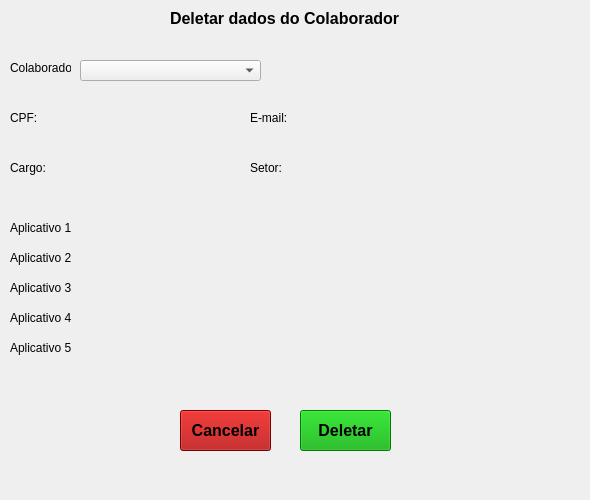
<?xml version="1.0" encoding="UTF-8"?>
<ui version="4.0">
 <class>MainWindow</class>
 <widget class="QMainWindow" name="MainWindow">
  <property name="geometry">
   <rect>
    <x>0</x>
    <y>0</y>
    <width>590</width>
    <height>500</height>
   </rect>
  </property>
  <property name="minimumSize">
   <size>
    <width>590</width>
    <height>500</height>
   </size>
  </property>
  <property name="maximumSize">
   <size>
    <width>590</width>
    <height>500</height>
   </size>
  </property>
  <property name="windowTitle">
   <string>Deletar</string>
  </property>
  <property name="documentMode">
   <bool>false</bool>
  </property>
  <widget class="QWidget" name="centralwidget">
   <widget class="QComboBox" name="comboBox">
    <property name="geometry">
     <rect>
      <x>80</x>
      <y>60</y>
      <width>181</width>
      <height>21</height>
     </rect>
    </property>
    <property name="editable">
     <bool>false</bool>
    </property>
    <property name="insertPolicy">
     <enum>QComboBox::InsertAlphabetically</enum>
    </property>
    <item>
     <property name="text">
      <string/>
     </property>
    </item>
   </widget>
   <widget class="QLabel" name="label_title">
    <property name="geometry">
     <rect>
      <x>170</x>
      <y>10</y>
      <width>251</width>
      <height>16</height>
     </rect>
    </property>
    <property name="font">
     <font>
      <pointsize>12</pointsize>
      <weight>75</weight>
      <bold>true</bold>
     </font>
    </property>
    <property name="text">
     <string>Deletar dados do Colaborador</string>
    </property>
   </widget>
   <widget class="QLabel" name="label_colab">
    <property name="geometry">
     <rect>
      <x>10</x>
      <y>60</y>
      <width>61</width>
      <height>16</height>
     </rect>
    </property>
    <property name="text">
     <string>Colaborador:</string>
    </property>
   </widget>
   <widget class="QLabel" name="label_cpf">
    <property name="geometry">
     <rect>
      <x>10</x>
      <y>110</y>
      <width>31</width>
      <height>16</height>
     </rect>
    </property>
    <property name="text">
     <string>CPF:</string>
    </property>
   </widget>
   <widget class="QLabel" name="label_email">
    <property name="geometry">
     <rect>
      <x>250</x>
      <y>110</y>
      <width>41</width>
      <height>16</height>
     </rect>
    </property>
    <property name="text">
     <string>E-mail:</string>
    </property>
   </widget>
   <widget class="QLabel" name="label_app1">
    <property name="geometry">
     <rect>
      <x>10</x>
      <y>220</y>
      <width>61</width>
      <height>16</height>
     </rect>
    </property>
    <property name="text">
     <string>Aplicativo 1:</string>
    </property>
   </widget>
   <widget class="QLabel" name="label_cargo">
    <property name="geometry">
     <rect>
      <x>10</x>
      <y>160</y>
      <width>41</width>
      <height>16</height>
     </rect>
    </property>
    <property name="text">
     <string>Cargo:</string>
    </property>
   </widget>
   <widget class="QLabel" name="label_setor">
    <property name="geometry">
     <rect>
      <x>250</x>
      <y>160</y>
      <width>31</width>
      <height>16</height>
     </rect>
    </property>
    <property name="text">
     <string>Setor:</string>
    </property>
   </widget>
   <widget class="QLabel" name="label_app3">
    <property name="geometry">
     <rect>
      <x>10</x>
      <y>280</y>
      <width>61</width>
      <height>16</height>
     </rect>
    </property>
    <property name="text">
     <string>Aplicativo 3:</string>
    </property>
   </widget>
   <widget class="QLabel" name="label_app2">
    <property name="geometry">
     <rect>
      <x>10</x>
      <y>250</y>
      <width>61</width>
      <height>16</height>
     </rect>
    </property>
    <property name="text">
     <string>Aplicativo 2:</string>
    </property>
   </widget>
   <widget class="QLabel" name="label_app4">
    <property name="geometry">
     <rect>
      <x>10</x>
      <y>310</y>
      <width>61</width>
      <height>16</height>
     </rect>
    </property>
    <property name="text">
     <string>Aplicativo 4:</string>
    </property>
   </widget>
   <widget class="QLabel" name="label_app5">
    <property name="geometry">
     <rect>
      <x>10</x>
      <y>340</y>
      <width>61</width>
      <height>16</height>
     </rect>
    </property>
    <property name="text">
     <string>Aplicativo 5:</string>
    </property>
   </widget>
   <widget class="QLabel" name="output_cpf">
    <property name="geometry">
     <rect>
      <x>40</x>
      <y>110</y>
      <width>201</width>
      <height>16</height>
     </rect>
    </property>
    <property name="text">
     <string/>
    </property>
    <property name="alignment">
     <set>Qt::AlignLeading|Qt::AlignLeft|Qt::AlignVCenter</set>
    </property>
   </widget>
   <widget class="QLabel" name="output_cargo">
    <property name="geometry">
     <rect>
      <x>50</x>
      <y>160</y>
      <width>191</width>
      <height>20</height>
     </rect>
    </property>
    <property name="text">
     <string/>
    </property>
    <property name="alignment">
     <set>Qt::AlignLeading|Qt::AlignLeft|Qt::AlignVCenter</set>
    </property>
   </widget>
   <widget class="QLabel" name="output_setor">
    <property name="geometry">
     <rect>
      <x>290</x>
      <y>160</y>
      <width>191</width>
      <height>20</height>
     </rect>
    </property>
    <property name="text">
     <string/>
    </property>
    <property name="alignment">
     <set>Qt::AlignLeading|Qt::AlignLeft|Qt::AlignVCenter</set>
    </property>
   </widget>
   <widget class="QLabel" name="output_app1">
    <property name="geometry">
     <rect>
      <x>80</x>
      <y>220</y>
      <width>201</width>
      <height>16</height>
     </rect>
    </property>
    <property name="text">
     <string/>
    </property>
    <property name="alignment">
     <set>Qt::AlignLeading|Qt::AlignLeft|Qt::AlignVCenter</set>
    </property>
   </widget>
   <widget class="QLabel" name="output_app2">
    <property name="geometry">
     <rect>
      <x>80</x>
      <y>250</y>
      <width>201</width>
      <height>16</height>
     </rect>
    </property>
    <property name="text">
     <string/>
    </property>
    <property name="alignment">
     <set>Qt::AlignLeading|Qt::AlignLeft|Qt::AlignVCenter</set>
    </property>
   </widget>
   <widget class="QLabel" name="output_app3">
    <property name="geometry">
     <rect>
      <x>80</x>
      <y>280</y>
      <width>201</width>
      <height>16</height>
     </rect>
    </property>
    <property name="text">
     <string/>
    </property>
    <property name="alignment">
     <set>Qt::AlignLeading|Qt::AlignLeft|Qt::AlignVCenter</set>
    </property>
   </widget>
   <widget class="QLabel" name="output_app4">
    <property name="geometry">
     <rect>
      <x>80</x>
      <y>310</y>
      <width>201</width>
      <height>16</height>
     </rect>
    </property>
    <property name="text">
     <string/>
    </property>
    <property name="alignment">
     <set>Qt::AlignLeading|Qt::AlignLeft|Qt::AlignVCenter</set>
    </property>
   </widget>
   <widget class="QLabel" name="output_app5">
    <property name="geometry">
     <rect>
      <x>80</x>
      <y>340</y>
      <width>201</width>
      <height>16</height>
     </rect>
    </property>
    <property name="text">
     <string/>
    </property>
    <property name="alignment">
     <set>Qt::AlignLeading|Qt::AlignLeft|Qt::AlignVCenter</set>
    </property>
   </widget>
   <widget class="QLabel" name="output_email">
    <property name="geometry">
     <rect>
      <x>290</x>
      <y>110</y>
      <width>281</width>
      <height>20</height>
     </rect>
    </property>
    <property name="text">
     <string/>
    </property>
    <property name="alignment">
     <set>Qt::AlignLeading|Qt::AlignLeft|Qt::AlignVCenter</set>
    </property>
   </widget>
   <widget class="QPushButton" name="btn_cancel">
    <property name="geometry">
     <rect>
      <x>180</x>
      <y>410</y>
      <width>91</width>
      <height>41</height>
     </rect>
    </property>
    <property name="font">
     <font>
      <pointsize>12</pointsize>
      <weight>75</weight>
      <bold>true</bold>
     </font>
    </property>
    <property name="styleSheet">
     <string notr="true">QPushButton{
	
	background-color: rgb(170, 0, 0);
}
QPushButton:hover{
	background-color: rgb(255, 0, 0);
}</string>
    </property>
    <property name="text">
     <string>Cancelar</string>
    </property>
   </widget>
   <widget class="QPushButton" name="btn_delete">
    <property name="geometry">
     <rect>
      <x>300</x>
      <y>410</y>
      <width>91</width>
      <height>41</height>
     </rect>
    </property>
    <property name="font">
     <font>
      <pointsize>12</pointsize>
      <weight>75</weight>
      <bold>true</bold>
     </font>
    </property>
    <property name="styleSheet">
     <string notr="true">QPushButton{
	
	background-color: rgb(0, 170, 0);
}
QPushButton:hover{
	
	background-color: rgb(0, 255, 0);
}</string>
    </property>
    <property name="text">
     <string>Deletar</string>
    </property>
   </widget>
  </widget>
 </widget>
 <resources/>
 <connections/>
</ui>
